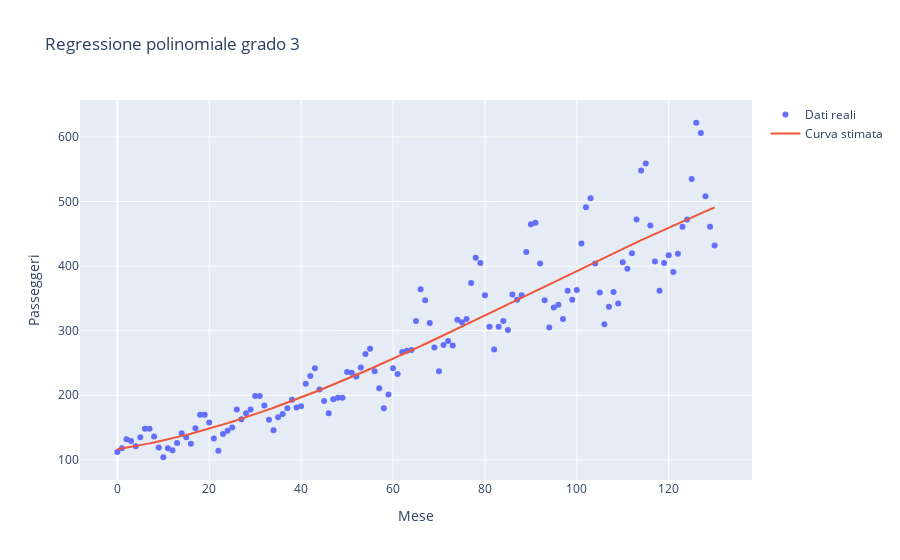

This figure's notebook cell:
### Markdown cell above
### Es 1
Hai a disposizione un file `data.csv` contenente dati mensili di passeggeri con due colonne:

- `date`: data in formato `YYYY-MM` (mese/anno)
- `passengers`: numero di passeggeri per quel mese


Costruisci un modello di **regressione polinomiale** che approssima l’andamento del numero di passeggeri nel tempo.

1. Carica il dataset.
2. Convertilo in un formato numerico utilizzando una colonna `mese_numerico` che conti i mesi a partire da gennaio 1949.
3. Applica una regressione polinomiale (grado a tua scelta).
4. Calcola l’RMSE tra i valori reali e quelli predetti.
5. Visualizza i dati reali e la curva stimata con Plotly.

### Code cell
import pandas as pd
import numpy as np
import matplotlib.pyplot as plt
from sklearn.preprocessing import PolynomialFeatures
from sklearn.linear_model import LinearRegression
from sklearn.metrics import mean_squared_error
import plotly.graph_objects as go

df = pd.read_csv("data.csv")

# Elimina righe con dati mancanti (NaN)
df = df.dropna()

# Crea la colonna mese_numerico (a partire da gennaio 1949 = 0)
df["mese_numerico"] = np.arange(len(df))

# Estrai input X e target y
X = df[["mese_numerico"]].values
y = df["passengers"].values

# Applica regressione polinomiale (grado a scelta, ad esempio 3)
grado = 3
poly = PolynomialFeatures(degree=grado)
X_poly = poly.fit_transform(X)

model = LinearRegression()
model.fit(X_poly, y)

y_pred = model.predict(X_poly)

# Calcola RMSE
rmse = np.sqrt(mean_squared_error(y, y_pred))
print(f"RMSE: {rmse:.2f}")

fig = go.Figure()
fig.add_trace(go.Scatter(x=df["mese_numerico"], y=y, mode='markers', name='Dati reali'))
fig.add_trace(go.Scatter(x=df["mese_numerico"], y=y_pred, mode='lines', name='Curva stimata'))
fig.update_layout(title=f"Regressione polinomiale grado {grado}", xaxis_title="Mese", yaxis_title="Passeggeri")
fig.show()

### Figure 1 — Plotly figure (JSON) as saved in the notebook; plotly's stock layout.template omitted (floating-point values rounded to 4 significant figures; data arrays with more than 128 entries replaced by an {"elided": "..."} marker saying what was removed)
{"data": [{"mode": "markers", "name": "Dati reali", "type": "scatter", "x": {"elided": "131 int values"}, "y": {"elided": "131 float values"}}, {"mode": "lines", "name": "Curva stimata", "type": "scatter", "x": {"elided": "131 int values"}, "y": {"elided": "131 float values"}}], "layout": {"title": {"text": "Regressione polinomiale grado 3"}, "xaxis": {"title": {"text": "Mese"}}, "yaxis": {"title": {"text": "Passeggeri"}}}}
